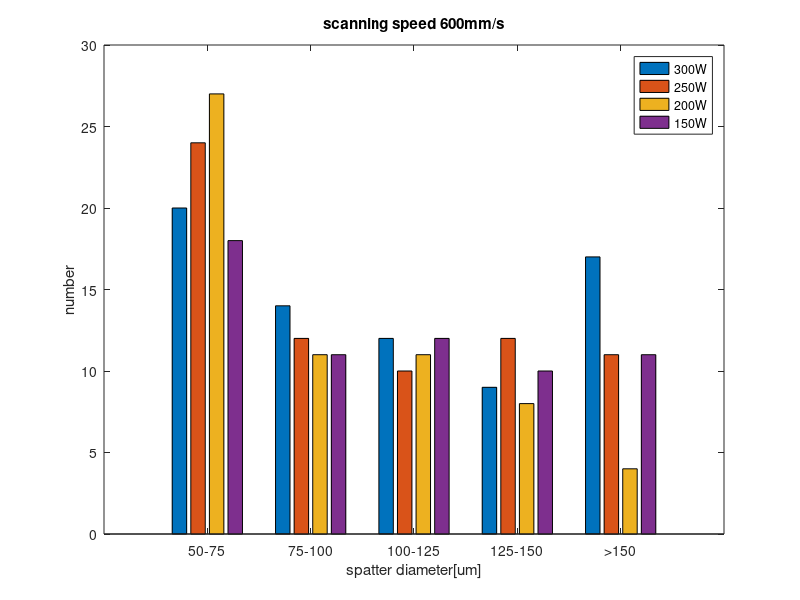

The MATLAB script that drew this image:
data=[20 24 27 18;14 12 11 11;12 10 11 12; 9 12 8 10;17 11 4 11];
bar(data,'DisplayName','data')
set(gca,'xticklabel',{'50-75','75-100','100-125','125-150','>150'})
xlabel('spatter diameter[um]')
ylabel('number');
legend('300W','250W','200W','150W');
title('scanning speed 600mm/s')